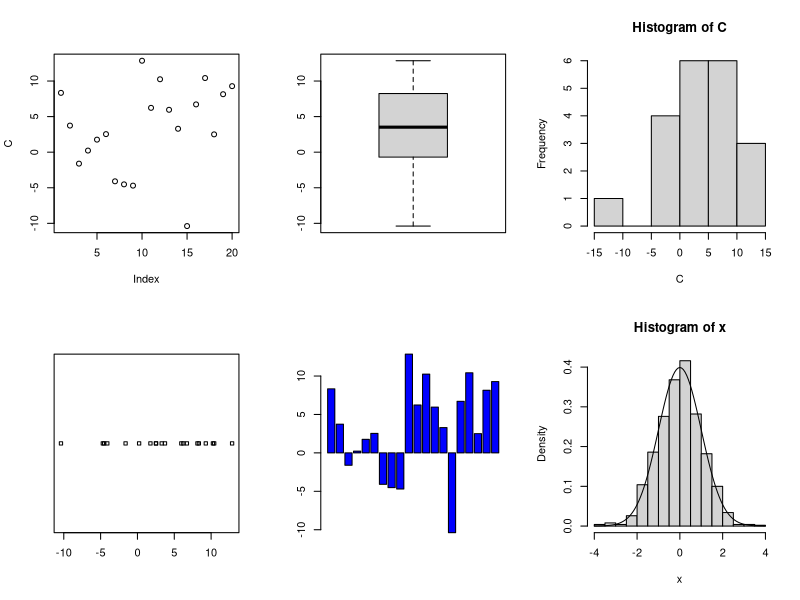
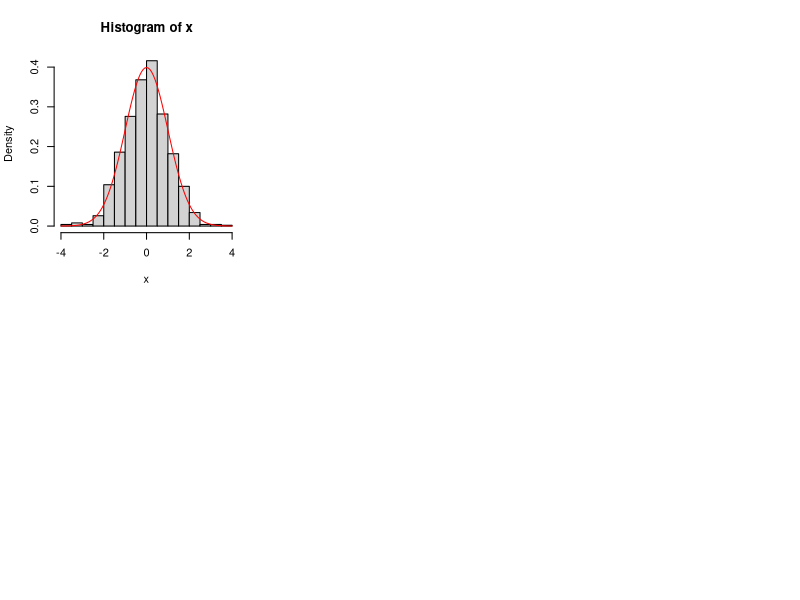

Here is the R script that generated these plots, in order:
## ---- chunk 1
knitr::opts_chunk$set(echo = TRUE)
## ---- chunk 2
A<-rnorm(1000,2,4)
is.numeric(A)

class(A)
AA<-sample(A)
A1<-A[1:10]
A2<-A[c(12,3,45)]
mean(A1)
sd(A1)
## ---- chunk 3
##生成二维的
B<-A[1:100]
dim(B)<-c(10,10)
##重新换元
dim(B)<-NULL
## ---- chunk 4

MA<-matrix(B,10,10)
##整体的平均值
mean(MA)
## 每一行的平均值
colMeans(MA)
mean(colMeans(MA))

##第二列的
mean(MA[,2])
colMeans(MA)[2]
## ---- chunk 5
MA[1,]
mean(MA[1,])
rowMeans(MA)[1]
## ---- chunk 6
apply(MA,2,mean)
colMeans(MA)

## ---- chunk 7

## ---- chunk 8
C=rnorm(20,2,5)
C
C>4 #逻辑索引
C[C>4]
which(C>4)# 序号索引
D=C
D[which(D>4)]=0
D

## ---- chunk 9
par(mfrow=c(2,3))
plot(C)
boxplot(C)
hist(C)
stripchart(C)
barplot(C,col='blue')

## ---- chunk 10
x<-rnorm(1000)
hist(x,freq=F)
curve(dnorm(x),add=T)
h<-hist(x,plot=F)
ylim<-range(0,h$density,dnorm(0))
#防止倒带不了最大值，手动修改range
hist(x,freq=F,ylim=ylim)
curve(dnorm(x),add=T,col="red")
## ---- chunk 11
x <- -5
if(x > 0){
print("Non-negative number")
} else {
print("Negative number")
}
## ---- chunk 12
x <- c(2,5,3,9,8,11,6)
count <- 0
for (val in x) {
if(val %% 2 == 0)  count = count+1
}
print(count)
## ---- chunk 13
sqtest<-function(x,y){
  z1=x^2
  z2=y^2
  z=sqrt(z1+z1)
  return(c(z1,z2,z))
}
sqtest(2,3)
